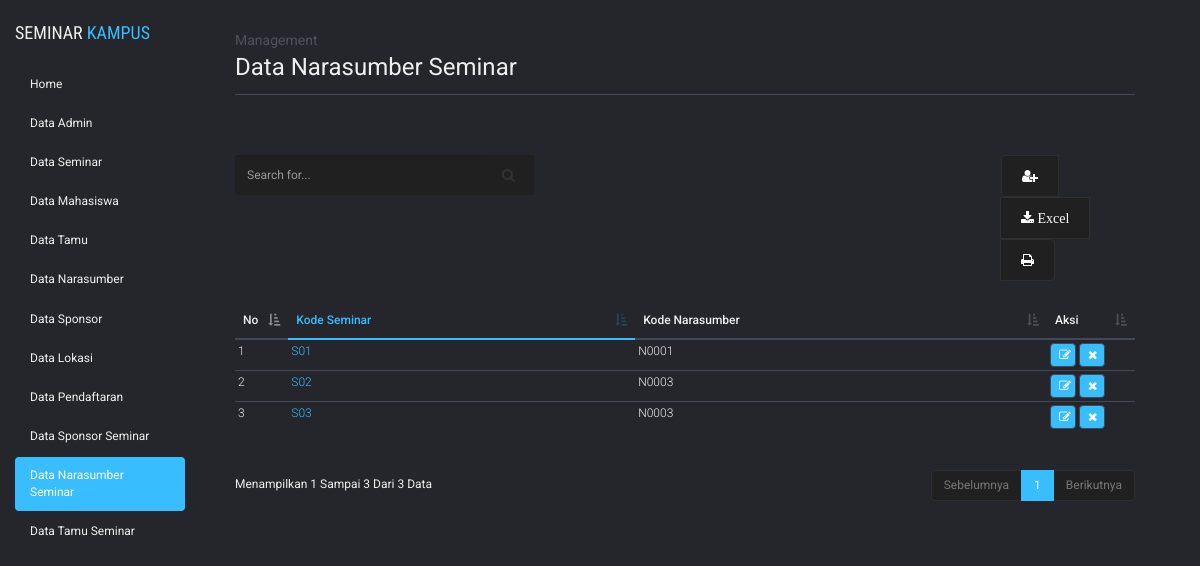
The app's page /admin/admin.php?module=data_narasumber_seminar with its own data.
### tables this page shows
CREATE TABLE `narasumber_seminar` (
  `kode_narasumber` char(8) NOT NULL,
  `kode_seminar` char(8) NOT NULL,
  KEY `kode_narasumber` (`kode_narasumber`),
  KEY `kode_seminar` (`kode_seminar`),
  CONSTRAINT `narasumber_seminar_ibfk_1` FOREIGN KEY (`kode_narasumber`) REFERENCES `narasumber` (`kode_narasumber`),
  CONSTRAINT `narasumber_seminar_ibfk_2` FOREIGN KEY (`kode_seminar`) REFERENCES `seminar` (`kode_seminar`)
);

### admin/module_narasumber_seminar/tampil_narasumber_seminar.php
<?php
	$tampilkan = mysql_query("SELECT * FROM narasumber_seminar ORDER BY kode_seminar");
?>
    <div class="title-content">
    <span>Management</span>
    data narasumber seminar
  </div>
  <div class="content">
    <div class="row">
      <div class="col-md-6">
        <form action="?module=data_narasumber_seminar&act=carinarasumber_seminar" method="post">
          <div class="input-group search">
            <input name="cari" type="text" class="form-control" placeholder="Search for...">
            <span class="input-group-btn">
              <button class="btn btn-default" type="submit"><i class="fa fa-search"></i></button>
            </span>
          </div>
        </form>
      </div>
      <div class="col-md-6">
        <div class="btn-group" role="group" aria-label="fungsional">
          <a type="button" class="btn btn-default" href="#tambah_data" data-toggle="modal"><i class="fa fa-user-plus"></i></a>
          <a type="button" class="btn btn-default" href="module_narasumber_seminar/action_narasumber_seminar.php?module=data_narasumber_seminar&act=export"><i class="fa fa-download"> Excel</i></a>
          <a type="button" class="btn btn-default" href="module_narasumber_seminar/cetak_narasumber_seminar.php"><i class="fa fa-print"></i></a>
        </div>
      </div>
    </div>
    <table cellpadding="0" cellspacing="0" border="0" class="table table-hover tab-mar-top" id="example">
      <thead>
        <tr>
          <th width="10px">No</th>
          <th class="tab-col">Kode Seminar</th>
          <th>Kode Narasumber</th>
          <th width="50px">Aksi</th>
        </tr>
      </thead>
      <tbody>
<?php
    $no=1;
    while ($tampil=mysql_fetch_array($tampilkan)){
       echo "<tr><td>$no</td>
             <td class='tab-col'>$tampil[kode_seminar]</td>
             <td>$tampil[kode_narasumber]</td>
             <td><a href='?module=data_narasumber_seminar&act=editnarasumber_seminar&id=$tampil[kode_seminar]' class='fa fa-edit'></a>
             <a class='fa fa-remove' href=javascript:confirmdelete('$action?module=data_narasumber_seminar&act=hapusnarasumber_seminar&id=$tampil[kode_seminar]')></a></td>
      </tr>";
      $no++;
    }
  echo "
        </tbody>
        </table>
        </div>";
?>

### assets/css/style.css (style rules this page uses)
body { background:#24262b; font-family: 'Roboto', sans-serif; position: relative; font-size: 12px; color: #efefef; }
body a, body button, body div { transition:0.5s all; -webkit-transition:0.5s all; -moz-transition:0.5s all; -o-transition:0.5s all; -ms-transition:0.5s all; }
.form-control { font-size: 12px; }
.title-content { font-size: 24px; text-transform: capitalize; padding-bottom: 10px; border-bottom: 1px solid #434857; }
.title-content span { font-size: 14px; color: #4e525c; display: block; }
.content { margin-top: 60px; }
.search { width: 300px; }
.content .search .form-control { height: 40px; color: #D4D4D4; background-color: #202020; background-image: none; border: none; text-decoration: none; }
.content .search .btn { height: 40px; background-color: #202020; background-image: none; border: none; padding: 10px 20px; }
.btn-group { display: block; margin-left: 301px; }
.btn-group .btn { background: #202020; padding: 10px 20px; color: #fff; border-color: rgb(45, 48, 49); }
.tab-mar-top { margin-top: 30px; }
.tab-col { color: #38BDFF; }
.table>thead>tr>th { border-bottom: 2px solid #434857; }
table>thead>tr>th.tab-col { border-bottom: 2px solid #38BDFF; }
.table>tbody>tr>td, .table>tbody>tr>th { font-weight: 300; font-size: 12px; border-top: 1px solid #434857; padding: 3px; }
.table>tbody>tr>td a.fa { width: 26px; font-size: 12px; color: #fff; background: #38BDFF; padding: 5px; padding-left: 8px; border-radius: 4px; border: 1px solid #434857; }
.table>tfoot>tr>td, .table>tfoot>tr>th, .table>thead>tr>td, .table>thead>tr>th { font-size: 12px; font-weight: 500; border-top: 1px solid #434857; }

### records on screen
narasumber_seminar: kode_seminar "S01", kode_narasumber "N0001"
narasumber_seminar: kode_seminar "S02", kode_narasumber "N0003"
narasumber_seminar: kode_seminar "S03", kode_narasumber "N0003"
